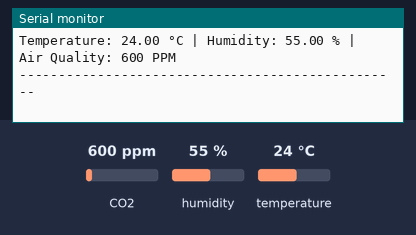
A sketch run on a simulated ESP8266 (NodeMCU). Parts: the last lines printed to the serial monitor. The inputs (shaded band) are chosen by the test bench; at power-on: CO2 600 ppm, humidity 55 %, temperature 24 °C. WiFi joins after 1.5 s; servers stay silent unless stated; web services answer with replies made up by the test bench.

Above: at 3.2 s.
3.3 s: CO2 set to 452 ppm
At 5.2 s:
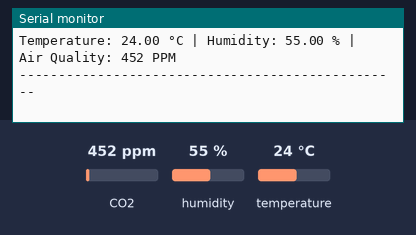
6.0 s: humidity set to 22 %
At 7.5 s:
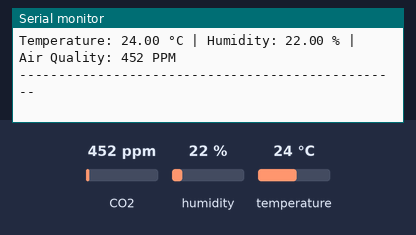
8.7 s: temperature set to 12 °C
At 10.6 s:
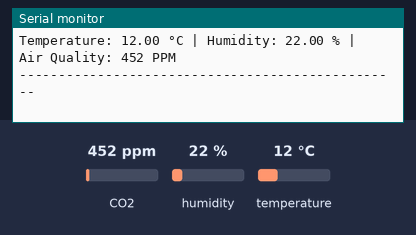
17.4 s: CO2 set to 1050 ppm
At 19.4 s:
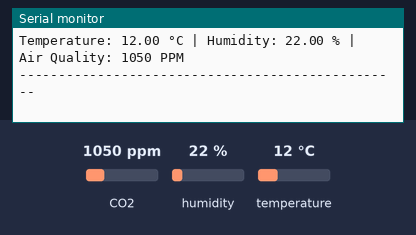
20.1 s: humidity set to 40 %
At 21.7 s:
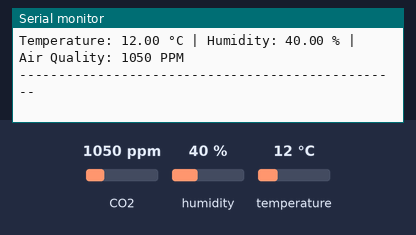
Timing chart, 0 to 23.2 s (numbered marks = the images above; inputs shaded):
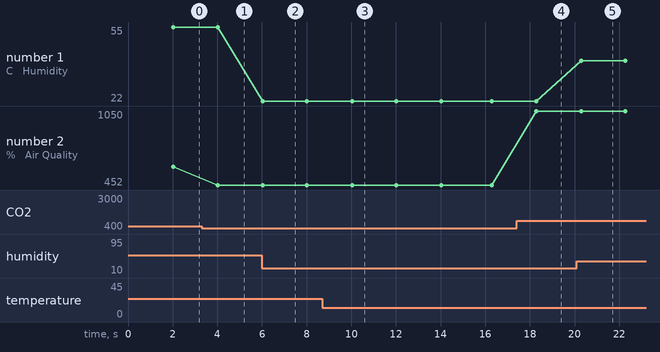

The sketch:

sketch_jan9a.ino
```cpp
#include <DHT.h>        // Include library for DHT sensor
#include "MQ135.h"      // Include library for MQ135 sensor
#include <ESP8266WiFi.h>

// ThingSpeak configuration
String apiKey = "API key"; // Updated ThingSpeak Write API key
const char *ssid = "wifi username";    // Updated Wi-Fi SSID
const char *pass = "wifi password";     // Updated Wi-Fi password
const char* server = "api.thingspeak.com";

// Sensor configuration
#define DHTPIN 4                    // GPIO2 on NodeMCU for DHT11
DHT dht(DHTPIN, DHT11);
MQ135 gasSensor = MQ135(A0);        // MQ135 sensor connected to analog pin A0

// Variables for storing sensor data
float temperature = 0.0;
float humidity = 0.0;
int air_quality = 0;

// WiFi client
WiFiClient client;

// Timing variables for sensor readings and ThingSpeak updates
unsigned long lastSensorReadTime = 0;
unsigned long lastThingSpeakUpdateTime = 0;
const unsigned long sensorReadInterval = 2000; // 2 seconds for DHT11 sensor readings
const unsigned long thingspeakUpdateInterval = 15000; // 15 seconds for ThingSpeak updates

void setup() {
    Serial.begin(115200);
    delay(10);

    // Initialize DHT sensor
    dht.begin();
    Serial.println("Initializing sensors...");

    // Connect to Wi-Fi
    Serial.println("Connecting to Wi-Fi...");
    WiFi.begin(ssid, pass);

    while (WiFi.status() != WL_CONNECTED) {
        delay(1000);
        Serial.print(".");
    }
    Serial.println("\nWiFi connected.");
    Serial.println("IP address: ");
    Serial.println(WiFi.localIP());
}

void loop() {
    unsigned long currentMillis = millis();

    // Read sensors every 2 seconds
    if (currentMillis - lastSensorReadTime >= sensorReadInterval) {
        lastSensorReadTime = currentMillis;

        // Read DHT sensor values
        humidity = dht.readHumidity();
        temperature = dht.readTemperature();

        // Validate sensor readings
        if (isnan(humidity) || isnan(temperature)) {
            Serial.println("Failed to read from DHT sensor! Retrying...");
            return; // Skip this loop iteration if DHT fails
        }

        // Read air quality from MQ135 sensor
        air_quality = gasSensor.getPPM();

        // Print sensor data
        Serial.println("-------------------------------------------------");
        Serial.print("Temperature: ");
        Serial.print(temperature);
        Serial.print(" °C | Humidity: ");
        Serial.print(humidity);
        Serial.print(" % | Air Quality: ");
        Serial.print(air_quality);
        Serial.println(" PPM");
        Serial.println("-------------------------------------------------");
    }

    // Send data to ThingSpeak every 15 seconds
    if (currentMillis - lastThingSpeakUpdateTime >= thingspeakUpdateInterval) {
        lastThingSpeakUpdateTime = currentMillis;

        if (client.connect(server, 80)) {
            String postStr = apiKey;
            postStr += "&field1=" + String(temperature);   // Send temperature to field1
            postStr += "&field2=" + String(humidity);      // Send humidity to field2
            postStr += "&field3=" + String(air_quality);   // Send air quality to field3
            postStr += "\r\n\r\n";

            client.print("POST /update HTTP/1.1\r\n");
            client.print("Host: api.thingspeak.com\r\n");
            client.print("Connection: close\r\n");
            client.print("X-THINGSPEAKAPIKEY: " + apiKey + "\r\n");
            client.print("Content-Type: application/x-www-form-urlencoded\r\n");
            client.print("Content-Length: " + String(postStr.length()) + "\r\n\r\n");
            client.print(postStr);

            // Read the response from ThingSpeak
            String response = client.readString();
            Serial.println("Response from ThingSpeak:");
            Serial.println(response);

            Serial.println("Data sent to ThingSpeak.");
            client.stop();
        } else {
            Serial.println("Failed to connect to ThingSpeak.");
        }
    }
}
```

Measured:
- after the input at 3.3 s, the serial monitor: prints a new line after 0.71 s (image 1)
- after the input at 6.0 s, the serial monitor: prints a new line at once (image 2)
- after the input at 8.7 s, the serial monitor: prints a new line after 1.3 s (image 3)
- after the input at 17.4 s, the serial monitor: prints a new line after 0.87 s (image 4)
- after the input at 20.1 s, the serial monitor: prints a new line after 0.20 s (image 5)
- plotted number 1: 55 → 22 after the input at 6.0 s, 22 → 40 after the input at 20.1 s
- plotted number 2: 600 → 452 after the input at 3.3 s, 452 → 1050 after the input at 17.4 s
